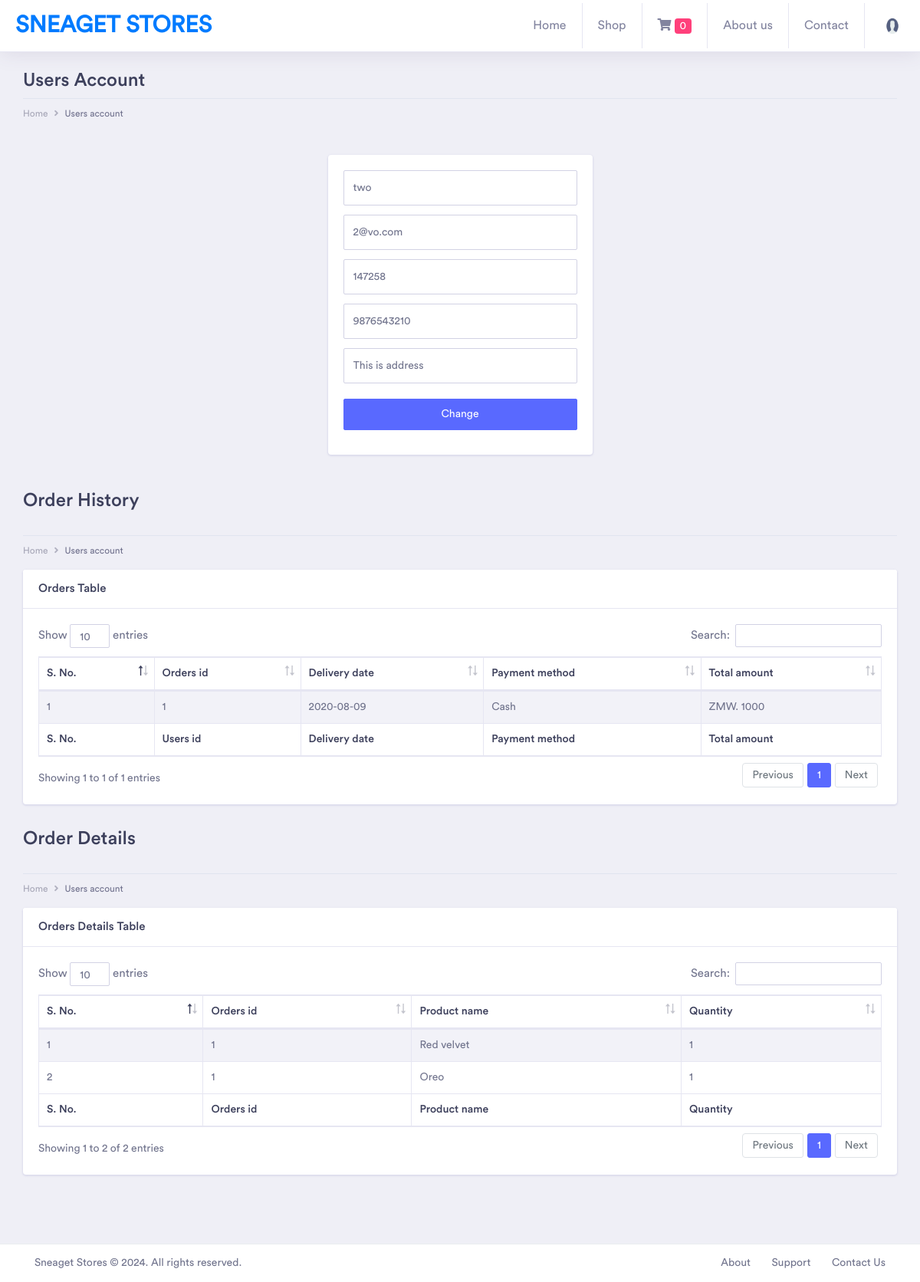
The page /sneagetshop/account_users.php (signed in) on the database its author committed.
### tables this page shows
CREATE TABLE `sneaget_shop_users_registrations` (
  `users_id` int(11) NOT NULL,
  `users_username` varchar(100) NOT NULL,
  `users_email` varchar(150) NOT NULL,
  `users_password` varchar(100) NOT NULL,
  `users_mobile` varchar(50) NOT NULL,
  `users_address` varchar(200) NOT NULL
);

CREATE TABLE `sneaget_shop_orders` (
  `orders_id` int(11) NOT NULL,
  `users_id` int(11) NOT NULL,
  `delivery_date` varchar(100) NOT NULL,
  `payment_method` varchar(50) NOT NULL,
  `total_amount` varchar(100) NOT NULL
);

CREATE TABLE `sneaget_shop_orders_detail` (
  `orders_detail_id` int(11) NOT NULL,
  `orders_id` int(11) NOT NULL,
  `product_name` varchar(100) NOT NULL,
  `quantity` int(11) NOT NULL
);

### sneagetshop/account_users.php (the view, shortened to what this page needs)
<?php
if (!empty($_SESSION['cart'])) {
    $printCount = count($_SESSION['cart']);
}
else {
    $printCount = 0;
}
if (!empty($_SESSION['user_users_id']) && !empty($_SESSION['user_users_username'])) {
?>
<!doctype html>
<html lang="en">
<head>
    <link rel="stylesheet" href="css/bootstrap.min.css">
    <link href="fonts/circular-std/style.css" rel="stylesheet">
    <link rel="stylesheet" href="css/style.css">
    <link rel="stylesheet" href="css/userpage.css">
    <link rel="stylesheet" href="fonts/fontawesome/css/fontawesome-all.css">
    <link rel="stylesheet" href="css/dataTables.bootstrap4.css">
</head>
<body>
    <div class="dashboard-main-wrapper">
         <div class="dashboard-header">
            <nav class="navbar navbar-expand-lg bg-white fixed-top">
                <a class="navbar-brand" href="#">Sneaget Stores</a>
                <div class="collapse navbar-collapse " id="navbarSupportedContent">
                    <ul class="navbar-nav ml-auto navbar-right-top">
                        <li class="nav-item">
                            <a class="nav-link" href="index.php">Home</a>
                        </li>
                        <li class="nav-item dropdown">
                            <a class="nav-link" href="#" id="navbarDropdownMenuLink1" data-toggle="dropdown" aria-haspopup="true" aria-expanded="false">Shop</a>
                        </li>
                        <li class="nav-item">
                            <a class="nav-link" href="cart.php"><i class="fas fa-shopping-cart"></i> <span class="badge badge-pill badge-secondary"><?php echo $printCount;?></span></a>
                        </li>
                        <li class="nav-item">
                            <a class="nav-link" href="about.php">About us</a>
                        </li>
                        <li class="nav-item">
                            <a class="nav-link" href="contact.php">Contact</a>
                        </li>
                        <li class="nav-item dropdown nav-user">
                            <a class="nav-link nav-user-img" href="#" id="navbarDropdownMenuLink2" data-toggle="dropdown" aria-haspopup="true" aria-expanded="false"><img src="uploads/default-image.jpg" alt="" class="user-avatar-md rounded-circle"></a>
                        </li>
                    </ul>
                </div>
            </nav>
        </div>
            <div class="container-fluid dashboard-content">
                <div class="row">
                    <div class="col-xl-12 col-lg-12 col-md-12 col-sm-12 col-12">
                        <div class="page-header">
                            <h2 class="pageheader-title">Users Account</h2>
                            <div class="page-breadcrumb">
                                <nav aria-label="breadcrumb">
                                    <ol class="breadcrumb">
                                        <li class="breadcrumb-item"><a href="index.php" class="breadcrumb-link">Home</a></li>
                                        <li class="breadcrumb-item active" aria-current="page">Users account</li>
                                    </ol>
                                </nav>
                            </div>
                        </div>
                    </div>
                </div>
                <div class="row">
                    <div class="col-xl-12 col-lg-12 col-md-12 col-sm-12 col-12">
                        <?php
                        require_once("config.php");
                        $users_id = $_SESSION['user_users_id'];
                        $select = "SELECT * FROM sneaget_shop_users_registrations where users_id = $users_id";
                        $query = mysqli_query($conn, $select);
                        $res = mysqli_fetch_assoc($query);
                        ?>
                        <form id="form" class="splash-container" method="post" action="update_users.php">
                            <div class="card">
                                <div class="card-body">
                                    <div class="form-group">
                                        <input class="form-control form-control-lg" type="text" name="users_username" required="" autocomplete="off" value="<?php echo $res['users_username'];?>">
                                    </div>
                                    <div class="form-group">
                                        <input class="form-control form-control-lg" type="email" name="users_email" required="" autocomplete="off" value="<?php echo $res['users_email'];?>">
                                    </div>
                                    <div class="form-group">
                                        <input class="form-control form-control-lg" type="text" required="" name="users_password" value="<?php echo $res['users_password'];?>">
                                    </div>
                                    <div class="form-group">
                                        <input class="form-control form-control-lg" type="tel" name="users_mobile" required="" pattern="[0-9]{10}" autocomplete="off" value="<?php echo $res['users_mobile'];?>">
                                    </div>
                                    <div class="form-group">
                                        <input class="form-control form-control-lg" type="text" name="users_address" required="" autocomplete="off" value="<?php echo $res['users_address'];?>">
                                    </div>
                                    <div class="form-group pt-2">
                                        <button class="btn btn-block btn-primary" type="submit">Change</button>
                                    </div>
                                </div>
                            </div>
                        </form>
                    </div>
                </div>
                <div class="row mb-3">
                    <div class="col-xl-12 col-lg-12 col-md-12 col-sm-12 col-12">
                        <div class="page-header">
                            <h2 class="pageheader-title">Order History</h2>
                        </div>
                        <div class="page-breadcrumb">
                            <nav aria-label="breadcrumb">
                                <ol class="breadcrumb">
                                    <li class="breadcrumb-item"><a href="index.php" class="breadcrumb-link">Home</a></li>
                                    <li class="breadcrumb-item active" aria-current="page">Users account</li>
                                </ol>
                            </nav>
                        </div>
                    </div>
                </div>
                <div class="row">
                    <div class="col-xl-12 col-lg-12 col-md-12 col-sm-12 col-12">
                        <div class="card">
                            <h5 class="card-header">Orders Table</h5>
                            <div class="card-body">
                                <div class="table-responsive">
                                    <table class="table table-striped table-bordered first">
                                        <thead>
                                            <tr>
                                                <th>S. No.</th>
                                                <th>Orders id</th>
                                                <th>Delivery date</th>
                                                <th>Payment method</th>
                                                <th>Total amount</th>
                                            </tr>
                                        </thead>
                                        <tbody>
                                            <?php
                                            require_once('config.php');
                                            $select = "SELECT * FROM sneaget_shop_orders where users_id = $users_id";
                                            $query = mysqli_query($conn, $select);
                                            $i = 1;
                                            while ($res = mysqli_fetch_assoc($query)) {
                                            ?>
                                            <tr>
                                                <td><?php echo $i++;?></td>
                                                <td><?php echo $res['orders_id'];?></td>
                                                <td><?php echo $res['delivery_date'];?></td>
                                                <td><?php echo $res['payment_method'];?></td>
                                                <td>ZMW. <?php echo $res['total_amount'];?></td>
                                            </tr>
                                            <?php } ?>
                                        </tbody>
                                        <tfoot>
                                            <tr>
                                                <th>S. No.</th>
                                                <th>Users id</th>
                                                <th>Delivery date</th>
                                                <th>Payment method</th>
                                                <th>Total amount</th>
                                            </tr>
                                        </tfoot>
                                    </table>
                                </div>
                            </div>
                        </div>
                    </div>
                </div>
                <div class="row mb-3">
                    <div class="col-xl-12 col-lg-12 col-md-12 col-sm-12 col-12">
                        <div class="page-header">
                            <h2 class="pageheader-title">Order Details</h2>
                        </div>
                        <div class="page-breadcrumb">
                            <nav aria-label="breadcrumb">
                                <ol class="breadcrumb">
                                    <li class="breadcrumb-item"><a href="index.php" class="breadcrumb-link">Home</a></li>
                                    <li class="breadcrumb-item active" aria-current="page">Users account</li>
                                </ol>
                            </nav>
                        </div>
                    </div>
                </div>
                <div class="row">
                    <div class="col-xl-12 col-lg-12 col-md-12 col-sm-12 col-12">
                        <div class="card">
                            <h5 class="card-header">Orders Details Table</h5>
                            <div class="card-body">
                                <div class="table-responsive">
                                    <table class="table table-striped table-bordered first">
                                        <thead>
                                            <tr>
                                                <th>S. No.</th>
                                                <th>Orders id</th>
                                                <th>Product name</th>
                                                <th>Quantity</th>
                                            </tr>
                                        </thead>
                                        <tbody>
                                            <?php
                                            require_once('config.php');
                                            $select = "SELECT sneaget_shop_orders_detail.*, sneaget_shop_orders.orders_id FROM sneaget_shop_orders_detail JOIN sneaget_shop_orders ON sneaget_shop_orders_detail.orders_id = sneaget_shop_orders.orders_id WHERE users_id = $users_id";
                                            $query = mysqli_query($conn, $select);
                                            $i = 1;
                                            while ($res = mysqli_fetch_assoc($query)) {
                                            ?>
                                            <tr>
                                                <td><?php echo $i++;?></td>
                                                <td><?php echo $res['orders_id'];?></td>
                                                <td><?php echo $res['product_name'];?></td>
                                                <td><?php echo $res['quantity'];?></td>
                                            </tr>
                                            <?php } ?>
                                        </tbody>
                                        <tfoot>
                                            <tr>
                                                <th>S. No.</th>
                                                <th>Orders id</th>
                                                <th>Product name</th>
                                                <th>Quantity</th>
                                            </tr>
                                        </tfoot>
                                    </table>
                                </div>
                            </div>
                        </div>
                    </div>
                </div>
            </div>
            <div class="footer">
                <div class="container-fluid">
                    <div class="row">
                        <div class="col-xl-6 col-lg-6 col-md-12 col-sm-12 col-12">
                            Sneaget Stores &copy; <span id="copyright-year"></span>. <a href="https://sneaget.com">All rights reserved</a>.
                        </div>
                        <div class="col-xl-6 col-lg-6 col-md-12 col-sm-12 col-12">
                            <div class="text-md-right footer-links d-none d-sm-block">
                                <a href="javascript: void(0);">About</a>
                                <a href="javascript: void(0);">Support</a>
                                <a href="javascript: void(0);">Contact Us</a>
                            </div>
                        </div>
                    </div>
                </div>
            </div>
    </div>
</body>
</html>
<?php
}
else {
    header("Location: login_users.php");
}
?>

### rows shown on the page
sneaget_shop_users_registrations: users_username "two", users_email "2@vo.com", users_password "147258", users_mobile "9876543210", users_address "This is address"
sneaget_shop_orders: orders_id "1", delivery_date "2020-08-09", payment_method "Cash", total_amount "1000"
sneaget_shop_orders_detail: orders.orders_id "1", product_name "Red velvet", quantity "1"
sneaget_shop_orders_detail: orders.orders_id "1", product_name "Oreo", quantity "1"

### other values the page prints
$printCount "0"
